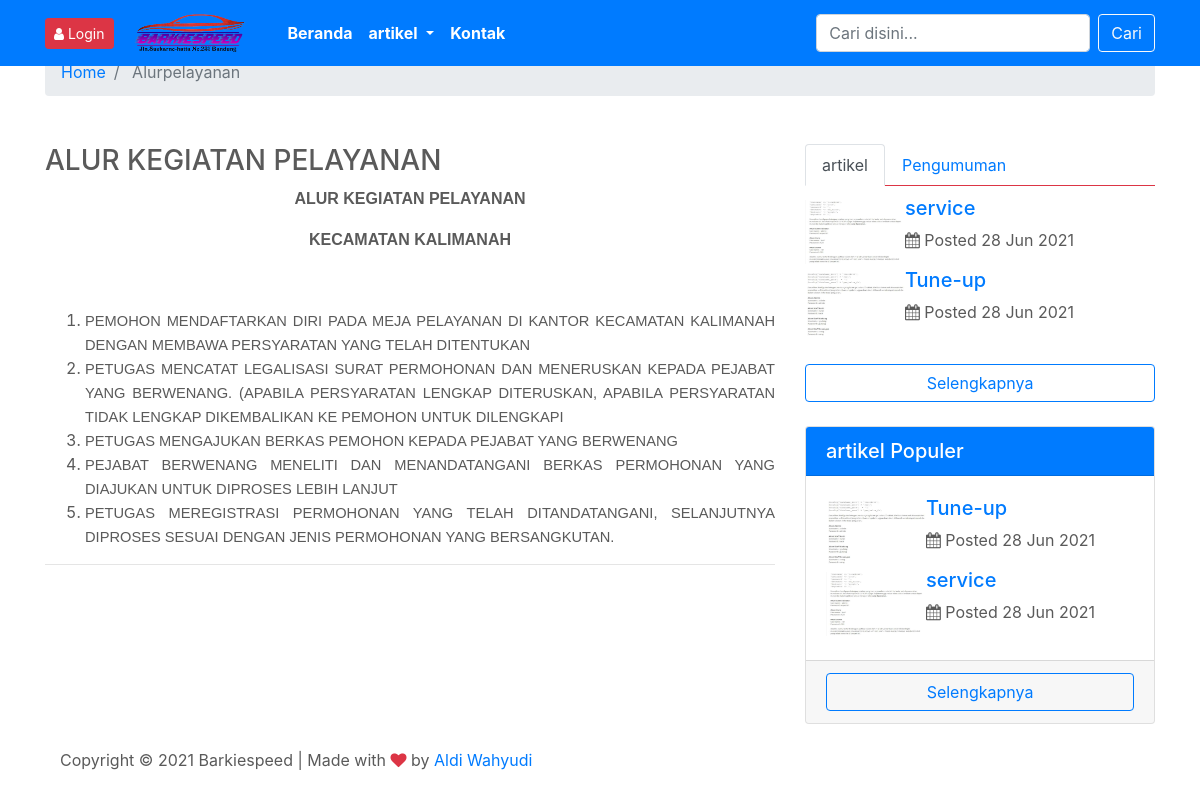
Screenshot of /index.php/alurpelayanan with the database file from the repository.
### tables this page shows
CREATE TABLE `tb_statis` (
  `id` int(11) NOT NULL,
  `judul` varchar(100) NOT NULL,
  `isi` text NOT NULL,
  `gambar` varchar(255) DEFAULT NULL
);

CREATE TABLE `tb_artikel` (
  `id` int(11) NOT NULL,
  `judul` varchar(150) NOT NULL,
  `tanggal` datetime NOT NULL,
  `isi` text NOT NULL,
  `gambar` varchar(255) DEFAULT NULL,
  `tayang` int(11) DEFAULT 0,
  `slug` varchar(200) DEFAULT NULL,
  `userid` int(11) DEFAULT NULL,
  `kategoriid` int(11) DEFAULT NULL
);

### application/controllers/Alurpelayanan.php (called while the page is built, shortened)
<?php
class Alurpelayanan extends CI_Controller {
	function __construct() {
		$this->load->model('m_artikel');
		$this->load->model('m_kategori');
		$this->load->model('m_pengumuman');
		$this->load->model('m_statis');
		$this->load->model('m_pengunjung');
		$this->load->model('m_instagram');
		$this->load->model('m_identitas');
	}
	function index() {
		$x['allkate'] = $this->m_kategori->get_all_kategori();
		$x['pengumumanterbaru'] = $this->m_pengumuman->get_pengumuman_terbaru();
		$x['populer'] = $this->m_artikel->get_artikel_populer();
		$x['artikelterbaru'] = $this->m_artikel->get_artikel_terbaru();
		$x['statis'] = $this->m_statis->get_all_alurlayanan();
		$x['ig'] = $this->m_instagram->get_all_instagram();
		$x['iden'] = $this->m_identitas->get_all_identitas();
		$this->load->view('alurpelayanan', $x);
	}
}

### index.php (called while the page is built, shortened)
<?php
require_once BASEPATH . 'core/CodeIgniter.php';

### application/models/M_statis.php (called while the page is built, shortened)
<?php
class M_statis extends CI_Model {
	function get_all_alurlayanan() {
		return $hsl = $this->db->get_where('tb_statis', array('id' => '6'));
	}
}

### application/models/M_artikel.php (called while the page is built, shortened)
<?php
class M_artikel extends CI_Model {
	function get_artikel_populer() {
		$this->db->select('*,DATE_FORMAT(tanggal,"%d %M %Y %h:%i") AS tanggal1');
		$this->db->from('tb_artikel');
		$this->db->join('tbl_user', 'tbl_user.id = tb_artikel.userid', 'INNER');
		$this->db->order_by('tayang', 'DESC');
		$this->db->limit(3);
		$hsl = $this->db->get();
		return $hsl;
	}
	function get_artikel_terbaru() {
		$this->db->select('*,DATE_FORMAT(tanggal,"%d %M %Y %h:%i") AS tanggal1');
		$this->db->from('tb_artikel');
		$this->db->join('tbl_user', 'tbl_user.id = tb_artikel.userid', 'INNER');
		$this->db->order_by('tanggal', 'DESC');
		$this->db->limit(3);
		$hsl = $this->db->get();
		return $hsl;
	}
}

### application/views/template/widget.php (the view, shortened to what this page needs)
<div class="widgett" >
  <nav style="margin-bottom: 10px;">
    <div class="nav nav-tabs border-danger" id="nav-tab" role="tablist">
      <a class="nav-item nav-link active" id="nav-artikel-tab" data-toggle="tab" href="#nav-artikel" role="tab" aria-controls="nav-artikel" aria-selected="true">artikel</a>
      <a class="nav-item nav-link" id="nav-pengumuman-tab" data-toggle="tab" href="#nav-pengumuman" role="tab" aria-controls="nav-pengumuman" aria-selected="true">Pengumuman</a>
    </div>
  </nav>
  <div class="tab-content" id="nav-tabContent">
    <div class="tab-pane fade show active" id="nav-artikel" role="tabpanel" aria-labelledby="nav-artikel-tab">
     <?php foreach ($artikelterbaru->result() as $row): ?>
       <a href="<?php echo site_url('artikel/detail/' . $row->slug); ?>">
        <div class="single-blog-post post-style-2 d-flex align-items-center">
          <div class="post-thumbnail">
            <img src="<?php echo base_url() . 'assets/images/' . $row->gambar; ?>" alt="" class="img-fluid" width="100">
          </div>
          <div class="post-content">
           <a href="<?php echo site_url('artikel/detail/' . $row->slug); ?>" class="headline">
             <h5><?php echo $row->judul; ?></h5>
           </a>
           <div class="post-meta">
            <p><i class="fa fa-calendar"></i> Posted <?php echo date("d", strtotime($row->tanggal1)); ?> <?php echo date("M Y", strtotime($row->tanggal1)); ?></p>
          </div>
        </div>
      </div>
    </a>
  <?php endforeach;?>
  <br>
  <a href="<?php echo site_url('artikel'); ?>" class="btn btn-outline-primary btn-block">Selengkapnya</a>
</div>
<div class="card my-4">
  <h5 class="card-header bg-primary text-white">artikel Populer</h5>
  <div class="card-body">
    <?php foreach ($populer->result() as $row): ?>
     <a href="<?php echo site_url('artikel/detail/' . $row->slug); ?>">
      <div class="single-blog-post post-style-2 d-flex align-items-center">
        <div class="post-thumbnail">
          <img src="<?php echo base_url() . 'assets/images/' . $row->gambar; ?>" alt="" class="img-fluid" width="100">
        </div>
        <div class="post-content">
          <a href="<?php echo site_url('artikel/detail/' . $row->slug); ?>" class="headline">
           <h5><?php echo $row->judul; ?></h5>
         </a>
         <div class="post-meta">
          <p><i class="fa fa-calendar"></i> Posted <?php echo date("d", strtotime($row->tanggal1)); ?> <?php echo date("M Y", strtotime($row->tanggal1)); ?></p>
        </div>
      </div>
    </div>
  </a>
<?php endforeach;?>
</div>
<div class="card-footer">
  <a href="<?php echo site_url('artikel'); ?>" class="btn btn-outline-primary btn-block">Selengkapnya</a>
</div>
</div>

### application/views/alurpelayanan.php (shortened to what this page needs)
<?php $this->load->view('template/header');
$this->load->view('template/menu')?>
<div class="marketing">
  <?php $this->load->view('template/pathway')?>
   <div class="container">
    <div class="row">
<?php $row = $statis->row_array()?>
      <div class="col-md-8">
        <h3 class="p-title"><?php echo $row['judul'] ?> <span style="color:#DC3545;"></span></h3>
        <div>
          <?php echo $row['isi'] ?>
        </div>
        <hr>
      </div>
      <div class="col-md-4">
       <?php $this->load->view('template/widget')?>
      </div>
    </div>
  </div>
</div>

### assetss/css/carousel.css (style rules this page uses)
body { padding-top: 3rem; color: #5a5a5a; }

### rows the page displays
tb_statis: judul "ALUR KEGIATAN PELAYANAN", isi "ALUR KEGIATAN PELAYANAN KECAMATAN KALIMANAH PEMOHON MENDAFTARKAN DIRI PADA MEJA PELAYANAN DI KANTOR KECAMATAN KALIMANAH DENGAN MEMBAWA PERSYARATAN YANG TELAH DITENTUKAN PETUGAS MENCATAT LEGALISASI SURAT PERMOHONAN DAN MENERUSKAN KEPADA PEJABAT YANG BERWENANG. (APABILA PERSYARATAN LENGKAP DITERUSKAN, APABILA PERSYARATAN TIDAK LENGKAP DIKEMBALIKAN KE PEMOHON UNTUK DILENGKAPI PETUGAS MENGAJUKAN BERKAS PEMOHON KEPADA PEJABAT YANG BERWENANG PEJABAT BERWENANG MENELITI DAN MENANDATANGANI BERKAS PERMOHONAN YANG DIAJUKAN UNTUK DIPROSES LEBIH LANJUT PETUGAS MEREGISTRASI PERMOHONAN YANG TELAH DITANDATANGANI, SELANJUTNYA DIPROSES SESUAI DENGAN JENIS PERMOHONAN YANG BERSANGKUTAN."
tb_artikel: gambar (picture), judul "service", tanggal1 "28", tanggal1 "Jun 2021"
tb_artikel: gambar (picture), judul "Tune-up", tanggal1 "28", tanggal1 "Jun 2021"

### other values shown
$segment "Alurpelayanan"
